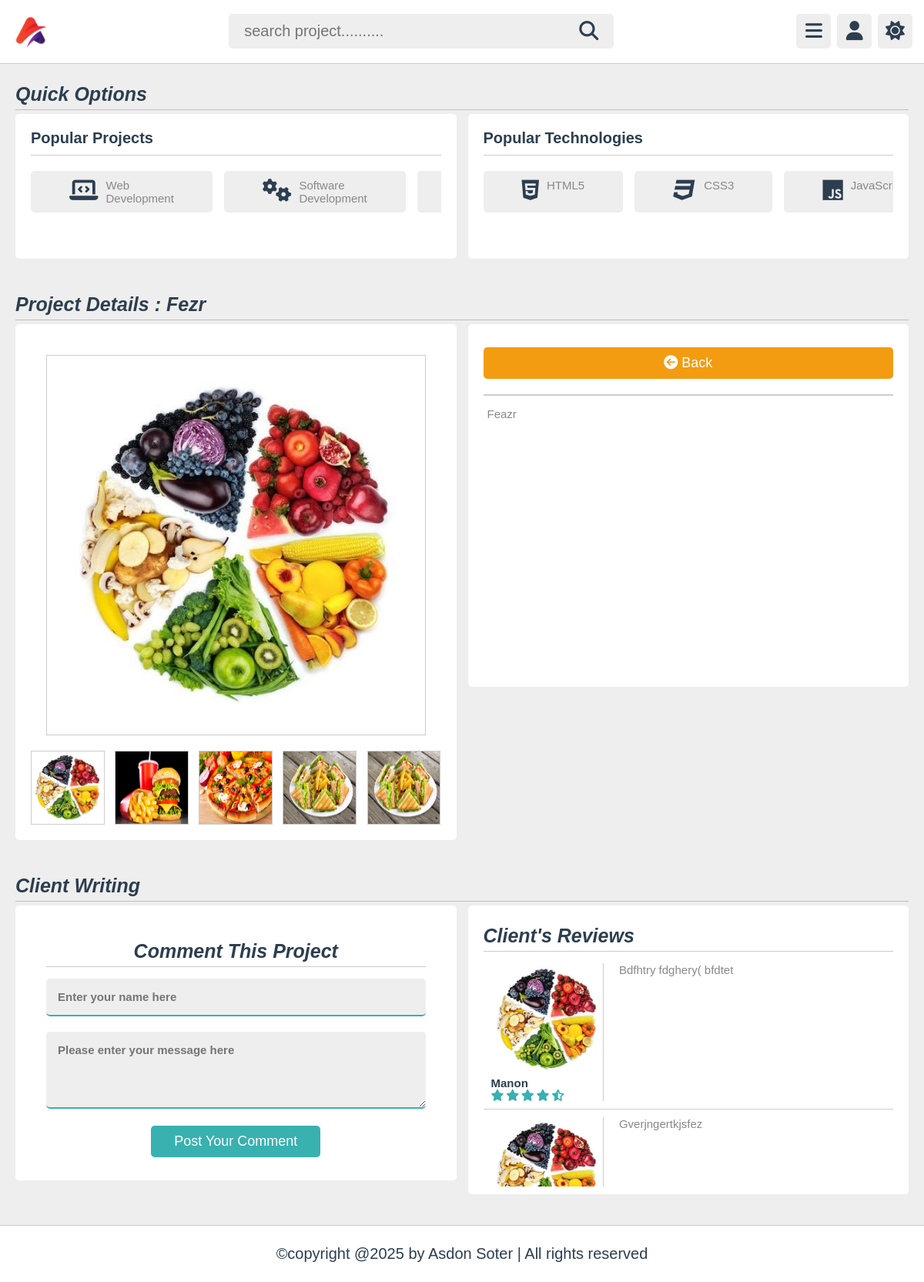
The app's page /home/details/37 with its own data.
### tables this page shows
CREATE TABLE "portfolios" (
	"id"	INTEGER,
	"title"	TEXT,
	"description"	TEXT,
	"image1"	BLOB,
	"image2"	BLOB,
	"image3"	BLOB,
	"image4"	BLOB,
	"image5"	BLOB,
	"link"	TEXT,
	"date"	REAL,
	PRIMARY KEY("id" AUTOINCREMENT)
);

CREATE TABLE "portfolio_comments" (
	"id"	INTEGER,
	"name"	TEXT NOT NULL,
	"message"	TEXT NOT NULL,
	"portfolio_id"	INTEGER NOT NULL,
	PRIMARY KEY("id" AUTOINCREMENT)
);

### app/controllers/home.php (called while the page is built, shortened)
<?php
class Home extends Controller {
    public function details($id) {
        $data['page'] = "Home";
        $portf = $this->load_model("info_data");
        $row = $portf->get_details($id);
        if ($row) {
            $data['row'] = $row[0];
        }
        $data['comments'] = $portf->get_comments($id);
        $this->load_view("details",$data);
    }
}

### app/core/router.php (called while the page is built, shortened)
<?php
class Router
{
    protected $method = "index";
    public function __construct() {
        $url = $this->getURL();
        if (!empty($url[0]) && file_exists("../app/controllers/" . strtolower($url[0]) . ".php")) {
            unset($url[0]);
        }
        $this->controller = new $this->controller;
        if (!empty($url[1]) && method_exists($this->controller, strtolower($url[1]))) {
            $this->method = strtolower($url[1]);
            unset($url[1]);
        }
        $this->params = !empty($url) ? array_values($url) : [];
        call_user_func_array([$this->controller, $this->method], $this->params);
    }
    private function getURL() {
        $url = isset($_GET['url']) ? $_GET['url'] : "home";
        return explode("/", filter_var(trim($url, "/"), FILTER_SANITIZE_URL));
    }
}

### public/index.php (called while the page is built, shortened)
<?php
$router = new Router();

### app/core/database.php (called while the page is built)
<?php
class Database {
    private function connect() {
        try {
            $con = new PDO("sqlite:portfolio.db");
        } catch (PDOException $e) {
            echo $e->getMessage();
        }
        return $con;
    }
    public function runQuery($query,$data=[],$data_type="object") {
        $conn = $this->connect();
        $stm = $conn->prepare($query);
        if ($stm) {
            $check = $stm->execute($data);
            if ($check) {
                if ($data_type == "object") {
                    $data = $stm->fetchAll(PDO::FETCH_OBJ);
                } else {
                    $data = $stm->fetchAll(PDO::FETCH_ASSOC);
                }
                if (is_array($data) && count($data) > 0) {
                    return $data;
                }
            }
        }
        return true;
    }
}

### app/models/Info_data.php (called while the page is built, shortened)
<?php
class Info_data extends Database {
    public function get_details($id) {
        $id = (int)$id;
        $sql = "SELECT * FROM portfolios WHERE id=:id LIMIT 1";
        return $this->runQuery($sql, ['id' => $id]);
    }
    public function get_comments($id) {
        $id = (int)$id;
        $sql = "SELECT portfolios.*, portfolio_comments.name,portfolio_comments.message FROM portfolios
                JOIN portfolio_comments ON portfolio_comments.portfolio_id=portfolios.id WHERE portfolios.id=:id ORDER BY portfolio_comments.id DESC";
        return $this->runQuery($sql,['id' => $id]);
    }
}

### app/views/details.php (the view, shortened to what this page needs)
<?php $this->load_view("header",$data); ?>
     <section class="quick-select">
        <h1 class="heading">quick options</h1>
        <div class="box-container">
            <div class="box">
                <h3 class="title">popular projects</h3>
                <div class="flex">
                    <div class="slide-0">
                        <a href="#"><i class="fa-solid fa-laptop-code"></i><span>web development</span></a>
                        <a href="#"><i class="fa-solid fa-cogs"></i><span>software development</span></a>
                        <a href="#"><i class="fa-solid fa-gamepad"></i><span>game development</span></a>
                    </div>
                </div>
            </div>
            <div class="box">
                <h3 class="title">popular technologies</h3>
                <div class="flex">
                    <div class="slide-1">
                        <a href="#"><i class="fab fa-html5"></i><span>HTML5</span></a>
                        <a href="#"><i class="fab fa-css3"></i><span>CSS3</span></a>
                        <a href="#"><i class="fab fa-js"></i><span>JavaScript</span></a>
                    </div>
                </div>
            </div>
        </div>
     </section>
     <section class="details-container">
        <h1 class="heading">project details : <?=$row->title?></h1>
        <div class="box-container">
            <div class="box">
                <div class="large-box">
                    <img src="<?=ROOT?><?=$row->image1?>" alt="" class="largeImage" id="largeImage">
                </div>
                <div class="small-box">
                    <img src="<?=ROOT?><?=$row->image1?>" alt="" class="smallImage">
                    <img src="<?=ROOT?><?=$row->image2?>" alt="" class="smallImage">
                    <img src="<?=ROOT?><?=$row->image3?>" alt="" class="smallImage">
                    <img src="<?=ROOT?><?=$row->image4?>" alt="" class="smallImage">
                    <img src="<?=ROOT?><?=$row->image4?>" alt="" class="smallImage">
                </div>
            </div>
            <div class="box">
                <div class="flex-btn">
                    <a href="<?=ROOT?>home/portfolio" class="option-btn"><i class="fa-solid fa-arrow-circle-left"></i> back</a>
                </div>
                <div class="divider"></div>
                <div class="descriptions">
                    <p><?=$row->description?></p>
                </div>
            </div>
        </div>
     </section>
      <section class="clients">
        <h1 class="heading">Client writing</h1>
        <div class="box-container">
            <div class="box">
                <form action="" method="post">
                    <h3 class="heading">Comment this project</h3>
                    <input type="text" name="name" maxlength="100" placeholder="Enter your name here" class="box-input">
                    <textarea name="message" placeholder="Please enter your message here" class="box-input"></textarea>
                    <button class="inline-btn">Post your comment</button>
                </form>
            </div>
            <div class="box">
                <h1 class="heading">Client's reviews</h1>
                <div class="box-flex">
                <?php if(!empty($comments) && is_array($comments)): ?>
                    <?php foreach ($comments as $comment) : ?>
                    <div class="user">
                        <div class="flex-user-des">
                            <img src="<?=ROOT?><?=$comment->image1?>" alt="">
                            <div>
                                <h3><?=$comment->name?></h3>
                                <div class="stars">
                                    <i class="fa-solid fa-star"></i>
                                    <i class="fa-solid fa-star"></i>
                                    <i class="fa-solid fa-star"></i>
                                    <i class="fa-solid fa-star"></i>
                                    <i class="fa-solid fa-star-half-alt"></i>
                                </div>
                            </div>
                        </div>
                        <p><?=$comment->message?></p>
                    </div>
                    <?php endforeach;?>
                <?php else:?>
                    <p style="color:red;">Comments not found for this moment.</p>
                <?php endif;?>
                </div>
            </div>
        </div>
      </section>
<?php $this->load_view("footer",$data); ?>

### app/core/controller.php (shortened to what this page needs)
<?php
class Controller {
    public function load_view($filename, $data = []) {
        if (file_exists("../app/views/" . strtolower($filename) . ".php")) {
            include "../app/views/" . strtolower($filename) . ".php";
        } else {
            include "../app/views/404.php";
        }
    }
}

### app/views/header.php (shortened to what this page needs)
<!DOCTYPE html>
<html lang="en">
<head>
    <link rel="stylesheet" href="<?=ASSETS?>front/css/style.css">
    <link rel="stylesheet" href="<?=ASSETS?>front/icons/css/all.min.css">
</head>
<body>
    <header class="header">
        <section class="flex">
            <a href="index.html" class="logo"><img src="<?=ASSETS?>front/images/project/logo.png" alt=""></a>
            <form class="form-search">
                <input disabled type="text" class="input-search" placeholder="search project..........">
                <button class="fa-solid fa-search"></button>
            </form>
            <div class="icons">
                <div id="menu-btn" class="fa-solid fa-bars"></div>
                <div id="user-btn" class="fa-solid fa-user"></div>
                <div id="switch-mode-btn" class="fa-solid fa-sun"></div>
            </div>
        </section>
    </header>

### app/views/footer.php (shortened to what this page needs)
<footer class="footer">
        &copy;copyright @2025 by <span>Asdon Soter</span> | All rights reserved
      </footer>
</body>
</html>

### records on screen
portfolios: title "Fezr", image1 (picture), image2 (picture), image3 (picture), image4 (picture), description "Feazr"
portfolio_comments: portfolio.image1 (picture), name "Manon", message "Bdfhtry fdghery( bfdtet"
portfolio_comments: portfolio.image1 (picture), message "Gverjngertkjsfez"
